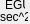
  <widget class="caFrame" name="caFrame_7">
   <property name="geometry">
    <rect>
     <x>424</x>
     <y>396</y>
     <width>30</width>
     <height>24</height>
    </rect>
   </property>
   <widget class="caLabel" name="caLabel_43">
    <property name="geometry">
     <rect>
      <x>5</x>
      <y>0</y>
      <width>20</width>
      <height>10</height>
     </rect>
    </property>
    <property name="frameShape">
     <enum>QFrame::NoFrame</enum>
    </property>
    <property name="text">
     <string>EGU</string>
    </property>
    <property name="alignment">
     <set>Qt::AlignAbsolute|Qt::AlignLeading|Qt::AlignLeft|Qt::AlignVCenter</set>
    </property>
    <property name="fontScaleMode">
     <enum>ESimpleLabel::Height</enum>
    </property>
    <property name="foreground">
     <color>
      <red>195</red>
      <green>195</green>
      <blue>195</blue>
     </color>
    </property>
    <property name="background">
     <color alpha="0">
      <red>0</red>
      <green>0</green>
      <blue>0</blue>
     </color>
    </property>
   </widget>
   <widget class="caLabel" name="caLabel_45">
    <property name="geometry">
     <rect>
      <x>0</x>
      <y>12</y>
      <width>28</width>
      <height>10</height>
     </rect>
    </property>
    <property name="frameShape">
     <enum>QFrame::NoFrame</enum>
    </property>
    <property name="text">
     <string>sec^2</string>
    </property>
    <property name="alignment">
     <set>Qt::AlignAbsolute|Qt::AlignLeading|Qt::AlignLeft|Qt::AlignVCenter</set>
    </property>
    <property name="fontScaleMode">
     <enum>ESimpleLabel::Height</enum>
    </property>
    <property name="foreground">
     <color>
      <red>195</red>
      <green>195</green>
      <blue>195</blue>
     </color>
    </property>
    <property name="background">
     <color alpha="0">
      <red>0</red>
      <green>0</green>
      <blue>0</blue>
     </color>
    </property>
   </widget>
   <widget class="caPolyLine" name="caPolyLine_8">
    <property name="geometry">
     <rect>
      <x>3</x>
      <y>10</y>
      <width>22</width>
      <height>1</height>
     </rect>
    </property>
    <property name="foreground">
     <color>
      <red>0</red>
      <green>0</green>
      <blue>0</blue>
     </color>
    </property>
    <property name="linestyle" stdset="0">
     <enum>caPolyLine::Solid</enum>
    </property>
    <property name="lineColor">
     <color>
      <red>195</red>
      <green>195</green>
      <blue>195</blue>
     </color>
    </property>
    <property name="xyPairs" stdset="0">
     <string>0,0;22,0</string>
    </property>
    <property name="fillstyle" stdset="0">
     <enum>caPolyLine::Filled</enum>
    </property>
   </widget>
  </widget>
